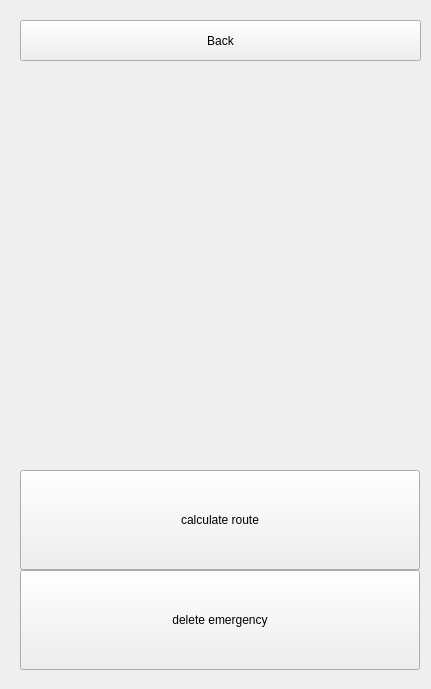
      <widget class="QWidget" name="page20">
       <widget class="QgsMapCanvas" name="QgsMapCanvas20" native="true">
        <property name="geometry">
         <rect>
          <x>20</x>
          <y>10</y>
          <width>402</width>
          <height>670</height>
         </rect>
        </property>
        <property name="minimumSize">
         <size>
          <width>402</width>
          <height>670</height>
         </size>
        </property>
        <property name="maximumSize">
         <size>
          <width>402</width>
          <height>670</height>
         </size>
        </property>
        <zorder>button_startNew20</zorder>
        <zorder>button_calculateRoute20</zorder>
        <zorder>button_deleteEmergencyCheck20</zorder>
       </widget>
       <widget class="QPushButton" name="button_deleteEmergencyCheck20">
        <property name="geometry">
         <rect>
          <x>20</x>
          <y>570</y>
          <width>400</width>
          <height>100</height>
         </rect>
        </property>
        <property name="minimumSize">
         <size>
          <width>400</width>
          <height>100</height>
         </size>
        </property>
        <property name="maximumSize">
         <size>
          <width>400</width>
          <height>100</height>
         </size>
        </property>
        <property name="text">
         <string>delete emergency</string>
        </property>
       </widget>
       <widget class="QPushButton" name="button_calculateRoute20">
        <property name="geometry">
         <rect>
          <x>20</x>
          <y>470</y>
          <width>400</width>
          <height>100</height>
         </rect>
        </property>
        <property name="minimumSize">
         <size>
          <width>400</width>
          <height>100</height>
         </size>
        </property>
        <property name="maximumSize">
         <size>
          <width>400</width>
          <height>100</height>
         </size>
        </property>
        <property name="text">
         <string>calculate route</string>
        </property>
       </widget>
       <widget class="QPushButton" name="button_startNew20">
        <property name="geometry">
         <rect>
          <x>20</x>
          <y>20</y>
          <width>401</width>
          <height>41</height>
         </rect>
        </property>
        <property name="text">
         <string>Back</string>
        </property>
       </widget>
      </widget>
